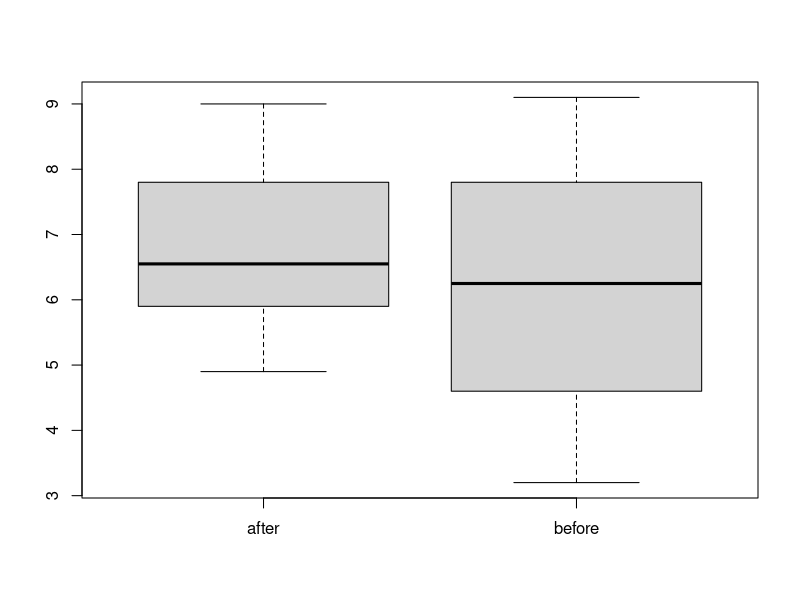

Recreate this plot in R.
install.packages("MASS")
install.packages("PairedData")
library(MASS)
library(dplyr)
search()

str(cats)
summary(cats)
head(cats)

cats_male <- cats %>% filter(Sex =="M")
cats_female <- cats %>% filter(Sex =="F")
summary(cats_female)
summary(cats_male)



t.test(cats_female$Bwt,cats_male$Bwt)




beforemediate <-c(4.6, 7.8, 9.1, 5.6, 6.9, 8.5, 5.3, 7.1, 3.2, 4.4)
aftermediate <-c(6.6, 7.7, 9.0, 6.2, 7.8, 8.3, 5.9, 6.5, 5.8, 4.9)
boxplot(aftermediate,beforemediate, names=c("after","before"))

t.test(aftermediate, beforemediate,alternative = "greater",paired = TRUE)

t.test(aftermediate, beforemediate,alternative = "greater",conf.level = 0.90,paired = TRUE)
